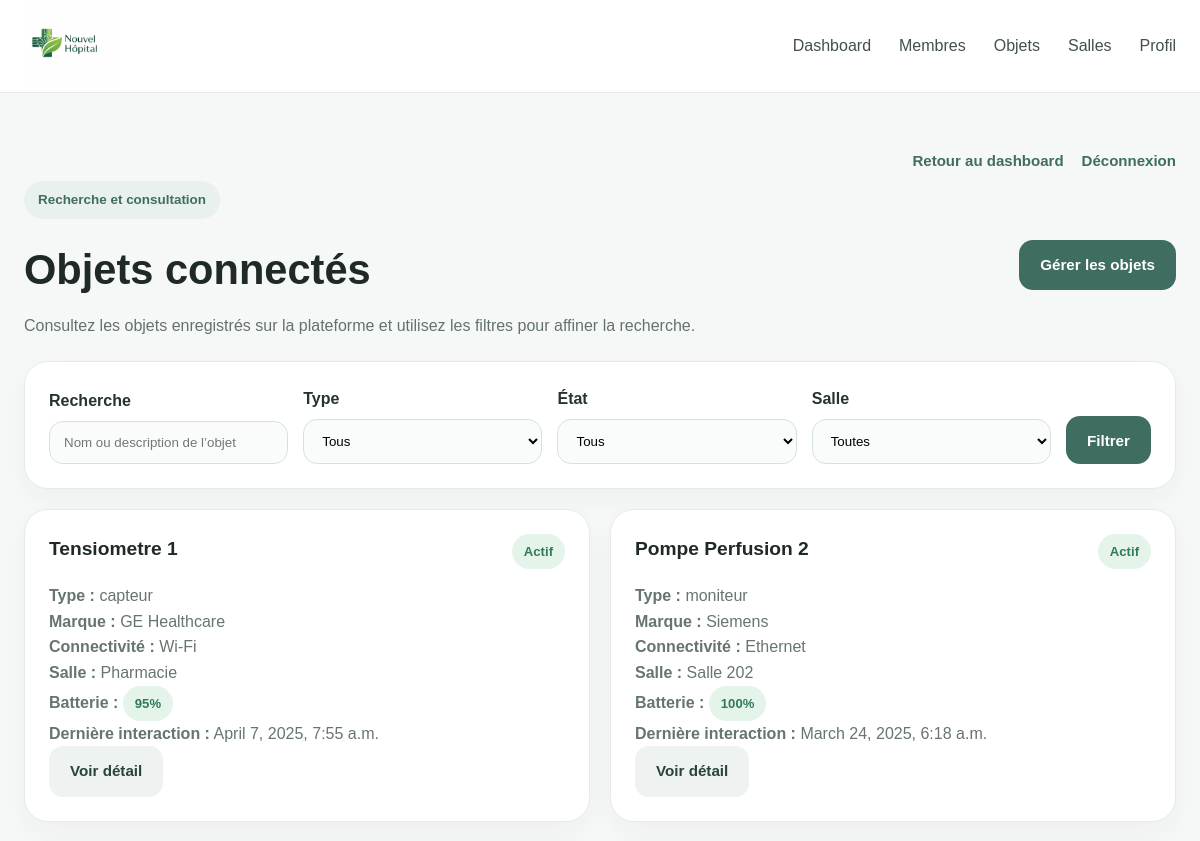
The app's page /objects/ (signed in, upper part), older data.
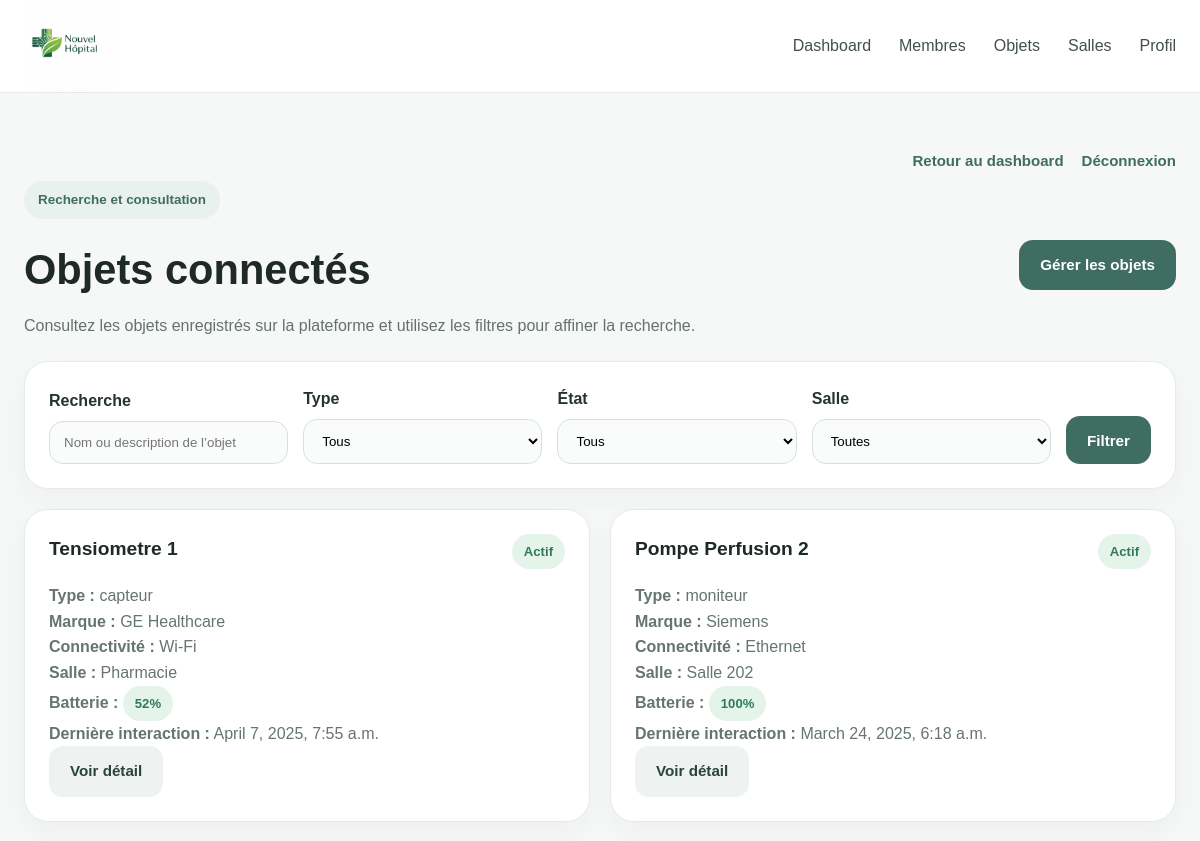
The same page, newer data.
### hopital/models.py (models this page shows, shortened)
class ObjetConnecte(models.Model):
    nom = models.CharField(max_length=100)
    description = models.TextField(blank=True, null=True)
    type = models.CharField(max_length=50, blank=True, null=True)
    marque = models.CharField(max_length=50, blank=True, null=True)
    etat = models.CharField(max_length=20, default='inactif')
    connectivite = models.CharField(max_length=50, blank=True, null=True)
    niveau_batterie = models.IntegerField(blank=True, null=True)
    derniere_interaction = models.DateTimeField(blank=True, null=True)
    salle = models.ForeignKey(Salle, on_delete=models.SET_NULL, blank=True, null=True)

class Salle(models.Model):
    nom = models.CharField(max_length=50)
    etage = models.IntegerField(blank=True, null=True)
    service = models.ForeignKey(Service, on_delete=models.SET_NULL, blank=True, null=True)
    nombre_lits = models.IntegerField(default=0)
    lits_occupes = models.IntegerField(default=0)

### hopital/views.py (the view)
# urls.py: path('objects/', views.objects, name='objects'),
@login_required
def objects(request):
    profil, created = Profil.objects.get_or_create(user=request.user)
    objets = ObjetConnecte.objects.all()
    salles = Salle.objects.all()
    q = request.GET.get("q")
    type_objet = request.GET.get("type")
    etat = request.GET.get("etat")
    salle = request.GET.get("salle")
    if q:
        objets = objets.filter(
            Q(nom__icontains=q) | Q(description__icontains=q)
        )
    if type_objet:
        objets = objets.filter(type=type_objet)
    if etat:
        objets = objets.filter(etat=etat)
    if salle:
        objets = objets.filter(salle_id=salle)
    return render(request, 'hopital/objects.html', {'objets': objets,"salles": salles,"profil": profil})

### hopital/templates/hopital/objects.html (shortened to what the changed rows need)
{% load static %}
<!DOCTYPE html>
<html lang="fr">
<head>
  <link rel="stylesheet" href="{% static 'hopital/CSS/style.css' %}">
</head>
<body>
<main class="dashboard-page">
  <div class="container">
    <section class="objects-top objects-header">
      <div class="objects-text">
        <h1>Objets connectés</h1>
      </div>
    </section>
    <section class="object-grid">
      {% for objet in objets %}
        <article class="object-card-modern">
          <div class="object-top">
            <h3>{{ objet.nom }}</h3>
            {% if objet.etat == "actif" %}
              <span class="status active">Actif</span>
            {% elif objet.etat == "maintenance" %}
              <span class="status warning">Maintenance</span>
            {% else %}
              <span class="status inactive">Inactif</span>
            {% endif %}
          </div>
          <p><strong>Type :</strong> {{ objet.type }}</p>
          {% if objet.marque %}
            <p><strong>Marque :</strong> {{ objet.marque }}</p>
          {% endif %}
          {% if objet.connectivite %}
            <p><strong>Connectivité :</strong> {{ objet.connectivite }}</p>
          {% endif %}
          {% if objet.salle %}
            <p><strong>Salle :</strong> {{ objet.salle.nom }}</p>
          {% endif %}
          {% if objet.niveau_batterie %}
            <p>
              <strong>Batterie :</strong>
              <span class="
                {% if objet.niveau_batterie < 20 %}status inactive
                {% elif objet.niveau_batterie < 50 %}status warning
                {% else %}status active
                {% endif %}
              ">
                {{ objet.niveau_batterie }}%
              </span>
            </p>
          {% endif %}
          {% if objet.derniere_interaction %}
            <p><strong>Dernière interaction :</strong> {{ objet.derniere_interaction }}</p>
          {% endif %}
          <a href="{% url 'objet_detail' objet.id %}" class="btn btn-secondary">
          Voir détail
          </a>
        </article>
      {% empty %}
        <p>Aucun objet connecté trouvé.</p>
      {% endfor %}
    </section>
  </div>
</main>
</body>
</html>

Row changes from the older to the newer data that the page shows:
changed ObjetConnecte "Tensiometre 1": niveau_batterie "95" → "52"
